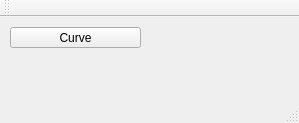
<?xml version="1.0" encoding="UTF-8"?>
<ui version="4.0">
 <class>MainWindow</class>
 <widget class="QMainWindow" name="MainWindow">
  <property name="geometry">
   <rect>
    <x>0</x>
    <y>0</y>
    <width>299</width>
    <height>123</height>
   </rect>
  </property>
  <property name="windowTitle">
   <string>MainWindow</string>
  </property>
  <widget class="QWidget" name="centralWidget">
   <widget class="QPushButton" name="pushButton">
    <property name="geometry">
     <rect>
      <x>10</x>
      <y>10</y>
      <width>131</width>
      <height>21</height>
     </rect>
    </property>
    <property name="text">
     <string>Curve</string>
    </property>
   </widget>
  </widget>
  <widget class="QMenuBar" name="menuBar">
   <property name="geometry">
    <rect>
     <x>0</x>
     <y>0</y>
     <width>299</width>
     <height>21</height>
    </rect>
   </property>
  </widget>
  <widget class="QToolBar" name="mainToolBar">
   <attribute name="toolBarArea">
    <enum>TopToolBarArea</enum>
   </attribute>
   <attribute name="toolBarBreak">
    <bool>false</bool>
   </attribute>
  </widget>
  <widget class="QStatusBar" name="statusBar"/>
 </widget>
 <layoutdefault spacing="6" margin="11"/>
 <resources/>
 <connections/>
</ui>
